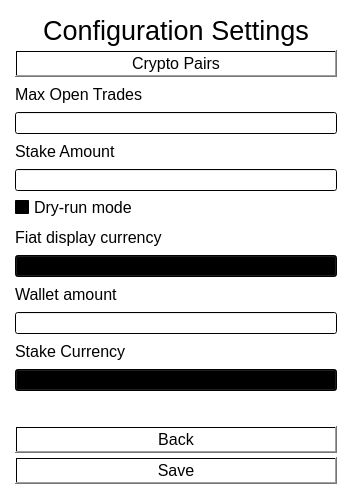
<?xml version="1.0" encoding="UTF-8"?>
<ui version="4.0">
 <class>configwindow</class>
 <widget class="QMainWindow" name="configwindow">
  <property name="windowModality">
   <enum>Qt::NonModal</enum>
  </property>
  <property name="geometry">
   <rect>
    <x>0</x>
    <y>0</y>
    <width>352</width>
    <height>499</height>
   </rect>
  </property>
  <property name="windowTitle">
   <string>MainWindow</string>
  </property>
  <property name="styleSheet">
   <string notr="true">background-color: qlineargradient(spread:pad, x1:0.549178, y1:0.614, x2:1, y2:1, stop:0 rgba(255, 255, 255, 255), stop:1 rgba(255, 255, 255, 255));</string>
  </property>
  <widget class="QWidget" name="centralwidget">
   <layout class="QVBoxLayout" name="verticalLayout">
    <property name="spacing">
     <number>4</number>
    </property>
    <property name="leftMargin">
     <number>15</number>
    </property>
    <property name="topMargin">
     <number>15</number>
    </property>
    <property name="rightMargin">
     <number>15</number>
    </property>
    <property name="bottomMargin">
     <number>15</number>
    </property>
    <item>
     <widget class="QLabel" name="label_7">
      <property name="font">
       <font>
        <pointsize>20</pointsize>
       </font>
      </property>
      <property name="text">
       <string>Configuration Settings</string>
      </property>
      <property name="scaledContents">
       <bool>false</bool>
      </property>
      <property name="alignment">
       <set>Qt::AlignCenter</set>
      </property>
     </widget>
    </item>
    <item>
     <widget class="QPushButton" name="cryptopairs">
      <property name="font">
       <font>
        <pointsize>12</pointsize>
       </font>
      </property>
      <property name="text">
       <string>Crypto Pairs</string>
      </property>
     </widget>
    </item>
    <item>
     <widget class="QLabel" name="label">
      <property name="font">
       <font>
        <pointsize>12</pointsize>
       </font>
      </property>
      <property name="text">
       <string>Max Open Trades</string>
      </property>
     </widget>
    </item>
    <item>
     <widget class="QLineEdit" name="lineEdit"/>
    </item>
    <item>
     <widget class="QLabel" name="label_2">
      <property name="font">
       <font>
        <pointsize>12</pointsize>
       </font>
      </property>
      <property name="text">
       <string>Stake Amount</string>
      </property>
     </widget>
    </item>
    <item>
     <widget class="QLineEdit" name="lineEdit_2"/>
    </item>
    <item>
     <widget class="QCheckBox" name="checkBox">
      <property name="enabled">
       <bool>true</bool>
      </property>
      <property name="font">
       <font>
        <pointsize>12</pointsize>
       </font>
      </property>
      <property name="text">
       <string>Dry-run mode</string>
      </property>
     </widget>
    </item>
    <item>
     <widget class="QLabel" name="label_5">
      <property name="font">
       <font>
        <pointsize>12</pointsize>
       </font>
      </property>
      <property name="text">
       <string>Fiat display currency</string>
      </property>
     </widget>
    </item>
    <item>
     <widget class="QComboBox" name="stakecombo_2">
      <property name="minimumSize">
       <size>
        <width>0</width>
        <height>20</height>
       </size>
      </property>
     </widget>
    </item>
    <item>
     <widget class="QLabel" name="label_6">
      <property name="font">
       <font>
        <pointsize>12</pointsize>
       </font>
      </property>
      <property name="text">
       <string>Wallet amount</string>
      </property>
     </widget>
    </item>
    <item>
     <widget class="QLineEdit" name="lineEdit_4"/>
    </item>
    <item>
     <widget class="QLabel" name="label_9">
      <property name="font">
       <font>
        <pointsize>12</pointsize>
       </font>
      </property>
      <property name="text">
       <string>Stake Currency</string>
      </property>
     </widget>
    </item>
    <item>
     <widget class="QComboBox" name="stakecombo">
      <property name="minimumSize">
       <size>
        <width>0</width>
        <height>20</height>
       </size>
      </property>
      <property name="editable">
       <bool>false</bool>
      </property>
      <property name="currentText">
       <string/>
      </property>
     </widget>
    </item>
    <item>
     <widget class="QLabel" name="errorL">
      <property name="styleSheet">
       <string notr="true">font: 8pt &quot;MS Shell Dlg 2&quot;;color:red;</string>
      </property>
      <property name="text">
       <string/>
      </property>
      <property name="alignment">
       <set>Qt::AlignCenter</set>
      </property>
     </widget>
    </item>
    <item>
     <widget class="QPushButton" name="back">
      <property name="font">
       <font>
        <pointsize>12</pointsize>
       </font>
      </property>
      <property name="text">
       <string>Back</string>
      </property>
     </widget>
    </item>
    <item>
     <widget class="QPushButton" name="save">
      <property name="font">
       <font>
        <pointsize>12</pointsize>
       </font>
      </property>
      <property name="text">
       <string>Save</string>
      </property>
     </widget>
    </item>
   </layout>
  </widget>
 </widget>
 <resources/>
 <connections/>
</ui>
